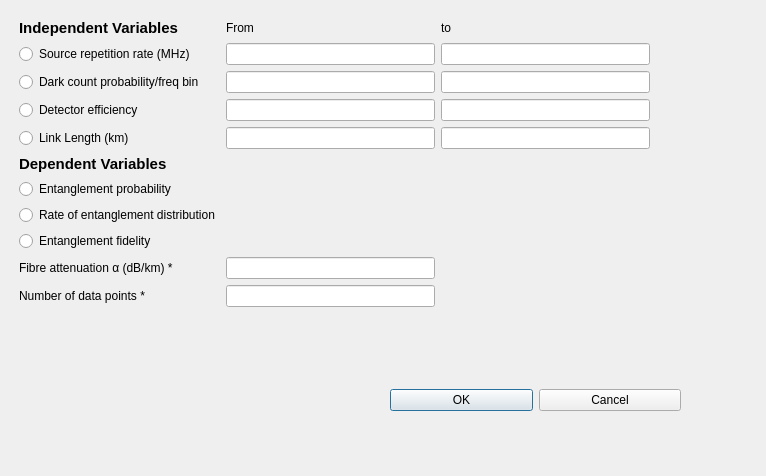
<?xml version="1.0" encoding="UTF-8"?>
<ui version="4.0">
 <class>singleLinkDialog</class>
 <widget class="QDialog" name="singleLinkDialog">
  <property name="geometry">
   <rect>
    <x>0</x>
    <y>0</y>
    <width>766</width>
    <height>476</height>
   </rect>
  </property>
  <property name="windowTitle">
   <string>Dialog</string>
  </property>
  <widget class="QWidget" name="gridLayoutWidget">
   <property name="geometry">
    <rect>
     <x>19</x>
     <y>19</y>
     <width>631</width>
     <height>340</height>
    </rect>
   </property>
   <layout class="QGridLayout" name="gridLayout">
    <item row="4" column="1">
     <widget class="QLineEdit" name="linkLenStart"/>
    </item>
    <item row="6" column="0">
     <widget class="QRadioButton" name="entProbRBtn">
      <property name="text">
       <string>Entanglement probability</string>
      </property>
      <attribute name="buttonGroup">
       <string notr="true">buttonGroup_2</string>
      </attribute>
     </widget>
    </item>
    <item row="1" column="2">
     <widget class="QLineEdit" name="srcRepEnd"/>
    </item>
    <item row="1" column="0">
     <widget class="QRadioButton" name="srcRepRateRBtn">
      <property name="text">
       <string>Source repetition rate (MHz)</string>
      </property>
      <attribute name="buttonGroup">
       <string notr="true">buttonGroup</string>
      </attribute>
     </widget>
    </item>
    <item row="0" column="1">
     <widget class="QLabel" name="label_5">
      <property name="text">
       <string>From</string>
      </property>
     </widget>
    </item>
    <item row="0" column="2">
     <widget class="QLabel" name="label_6">
      <property name="text">
       <string>to</string>
      </property>
     </widget>
    </item>
    <item row="2" column="0">
     <widget class="QRadioButton" name="dcProbPerBinRBtn">
      <property name="text">
       <string>Dark count probability/freq bin</string>
      </property>
      <attribute name="buttonGroup">
       <string notr="true">buttonGroup</string>
      </attribute>
     </widget>
    </item>
    <item row="5" column="0">
     <widget class="QLabel" name="label_2">
      <property name="font">
       <font>
        <pointsize>11</pointsize>
        <bold>true</bold>
       </font>
      </property>
      <property name="text">
       <string>Dependent Variables</string>
      </property>
     </widget>
    </item>
    <item row="1" column="1">
     <widget class="QLineEdit" name="srcRepStart"/>
    </item>
    <item row="8" column="0">
     <widget class="QRadioButton" name="entFidRBtn">
      <property name="text">
       <string>Entanglement fidelity</string>
      </property>
      <attribute name="buttonGroup">
       <string notr="true">buttonGroup_2</string>
      </attribute>
     </widget>
    </item>
    <item row="2" column="2">
     <widget class="QLineEdit" name="dcProbEnd"/>
    </item>
    <item row="12" column="0">
     <spacer name="verticalSpacer">
      <property name="orientation">
       <enum>Qt::Orientation::Vertical</enum>
      </property>
      <property name="sizeHint" stdset="0">
       <size>
        <width>20</width>
        <height>40</height>
       </size>
      </property>
     </spacer>
    </item>
    <item row="0" column="0">
     <widget class="QLabel" name="label">
      <property name="font">
       <font>
        <pointsize>11</pointsize>
        <bold>true</bold>
       </font>
      </property>
      <property name="text">
       <string>Independent Variables</string>
      </property>
     </widget>
    </item>
    <item row="4" column="2">
     <widget class="QLineEdit" name="linkLenEnd"/>
    </item>
    <item row="3" column="0">
     <widget class="QRadioButton" name="detEffRBtn">
      <property name="text">
       <string>Detector efficiency</string>
      </property>
      <attribute name="buttonGroup">
       <string notr="true">buttonGroup</string>
      </attribute>
     </widget>
    </item>
    <item row="7" column="0">
     <widget class="QRadioButton" name="entRateRBtn">
      <property name="text">
       <string>Rate of entanglement distribution</string>
      </property>
      <attribute name="buttonGroup">
       <string notr="true">buttonGroup_2</string>
      </attribute>
     </widget>
    </item>
    <item row="4" column="0">
     <widget class="QRadioButton" name="linkLengthRBtn">
      <property name="text">
       <string>Link Length (km)</string>
      </property>
      <attribute name="buttonGroup">
       <string notr="true">buttonGroup</string>
      </attribute>
     </widget>
    </item>
    <item row="10" column="1">
     <widget class="QLineEdit" name="nDataPoints"/>
    </item>
    <item row="10" column="0">
     <widget class="QLabel" name="label_7">
      <property name="text">
       <string>Number of data points *</string>
      </property>
     </widget>
    </item>
    <item row="3" column="2">
     <widget class="QLineEdit" name="detEffEnd"/>
    </item>
    <item row="2" column="1">
     <widget class="QLineEdit" name="dcProbStart"/>
    </item>
    <item row="3" column="1">
     <widget class="QLineEdit" name="detEffStart"/>
    </item>
    <item row="9" column="0">
     <widget class="QLabel" name="label_3">
      <property name="text">
       <string>Fibre attenuation α (dB/km) *</string>
      </property>
     </widget>
    </item>
    <item row="9" column="1">
     <widget class="QLineEdit" name="fibreAtten"/>
    </item>
   </layout>
  </widget>
  <widget class="QWidget" name="horizontalLayoutWidget">
   <property name="geometry">
    <rect>
     <x>390</x>
     <y>360</y>
     <width>291</width>
     <height>80</height>
    </rect>
   </property>
   <layout class="QHBoxLayout" name="horizontalLayout">
    <item>
     <widget class="QPushButton" name="okBtn">
      <property name="text">
       <string>OK</string>
      </property>
     </widget>
    </item>
    <item>
     <widget class="QPushButton" name="cancelBtn">
      <property name="text">
       <string>Cancel</string>
      </property>
     </widget>
    </item>
   </layout>
  </widget>
 </widget>
 <resources/>
 <connections/>
 <buttongroups>
  <buttongroup name="buttonGroup"/>
  <buttongroup name="buttonGroup_2"/>
 </buttongroups>
</ui>
